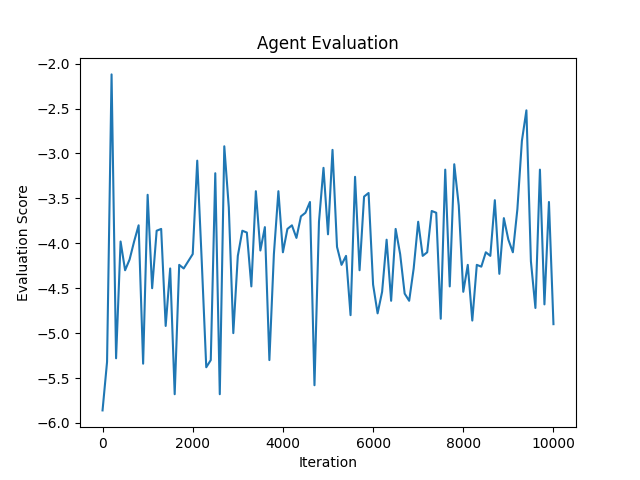

Reproduce this figure in Python.
import random
import matplotlib.pyplot as plt

from ttt import Tictactoe, Agent, Orchestrator

class DecreasingEpsilonAgent(Agent):
    def __init__(self, lr: float = 0.1):
        self.lr = lr
        self.k = 1
        self.steps: list[tuple[int, int, int, int]] = []
        self.action_values = [[[0] * 9 for _ in range(512)] for _ in range(512)]
    
    def new_simulation(self):
        self.steps = []
    
    def get_action(self, board: Tictactoe, player: int, training: bool = True) -> int:
        best_action = []
        best_value = float('-inf')
        x_value, o_value = board.get_numbers()
        if training and random.random() < 1 / self.k:
            row, col = random.randint(0, 2), random.randint(0, 2)
            action_num = row * 3 + col
            self.steps.append((x_value, o_value, action_num, player))
            return (row, col)
        for row in range(3):
            for col in range(3):
                action_num = row * 3 + col
                action_value = self.action_values[x_value][o_value][action_num]
                if action_value > best_value:
                    best_value = action_value
                    best_actions = [(row, col)]
                elif action_value == best_value:
                    best_actions.append((row, col))
        best_action = random.choice(best_actions)
        if training:
            action_num = best_action[0] * 3 + best_action[1]
            self.steps.append((x_value, o_value, action_num, player))
        return best_action
    
    def update_invalid_move(self, reward: float):
        x_value, o_value, action_num, player = self.steps[-1]
        self.steps = self.steps[:-1]
        self.action_values[x_value][o_value][action_num] += self.lr * (reward - self.action_values[x_value][o_value][action_num])
        # self.k += 1
    
    def update_action_value(self, reward: float):
        for x_value, o_value, action_num, player in self.steps:
            if player == 1:
                self.action_values[x_value][o_value][action_num] += self.lr * (reward - self.action_values[x_value][o_value][action_num])
            else:
                self.action_values[x_value][o_value][action_num] += self.lr * (-reward - self.action_values[x_value][o_value][action_num])
        self.k += 1

def main():
    agent = DecreasingEpsilonAgent()
    orchestrator = Orchestrator(agent)
    breakpoints = 100
    results = orchestrator.run(breakpoints=breakpoints)
    plt.plot([i * breakpoints for i in range(len(results))], results)
    plt.xlabel('Iteration')
    plt.ylabel('Evaluation Score')
    plt.title('Agent Evaluation')
    plt.savefig('decreasing_epsilon.png')
    orchestrator.test()


if __name__ == "__main__":
    main()
